Frame 1 (no input): blank canvas, image omitted
Frame 60 (no input): blank canvas, image omitted
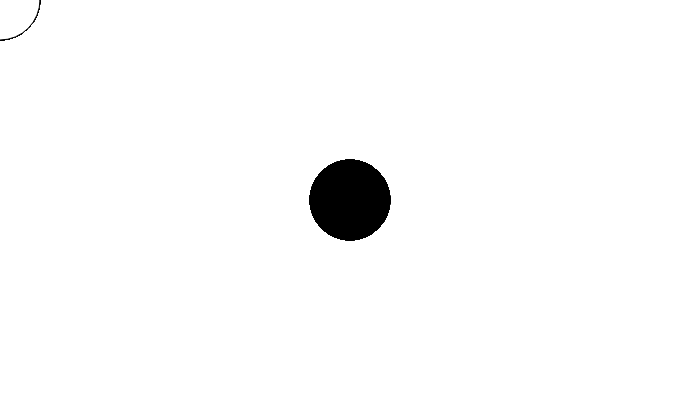
Frame 120 (the mouse pressed at the canvas centre since frame 60)

The p5.js sketch whose frames 1 and 60 were blank and that drew this single picture after the mouse press (run headless with seeded random() and noise() and a simulated clock; from frame 60 on, the mouse is pressed at the canvas centre):

// p5.js sketch
// ── sketch.js
function setup() {
  createCanvas(700,400);
}

function draw() {
  if (mouseIsPressed) {
    fill(0);
    } else {
      fill(255);
      }
  ellipse(mouseX, mouseY, 80, 80);
}
